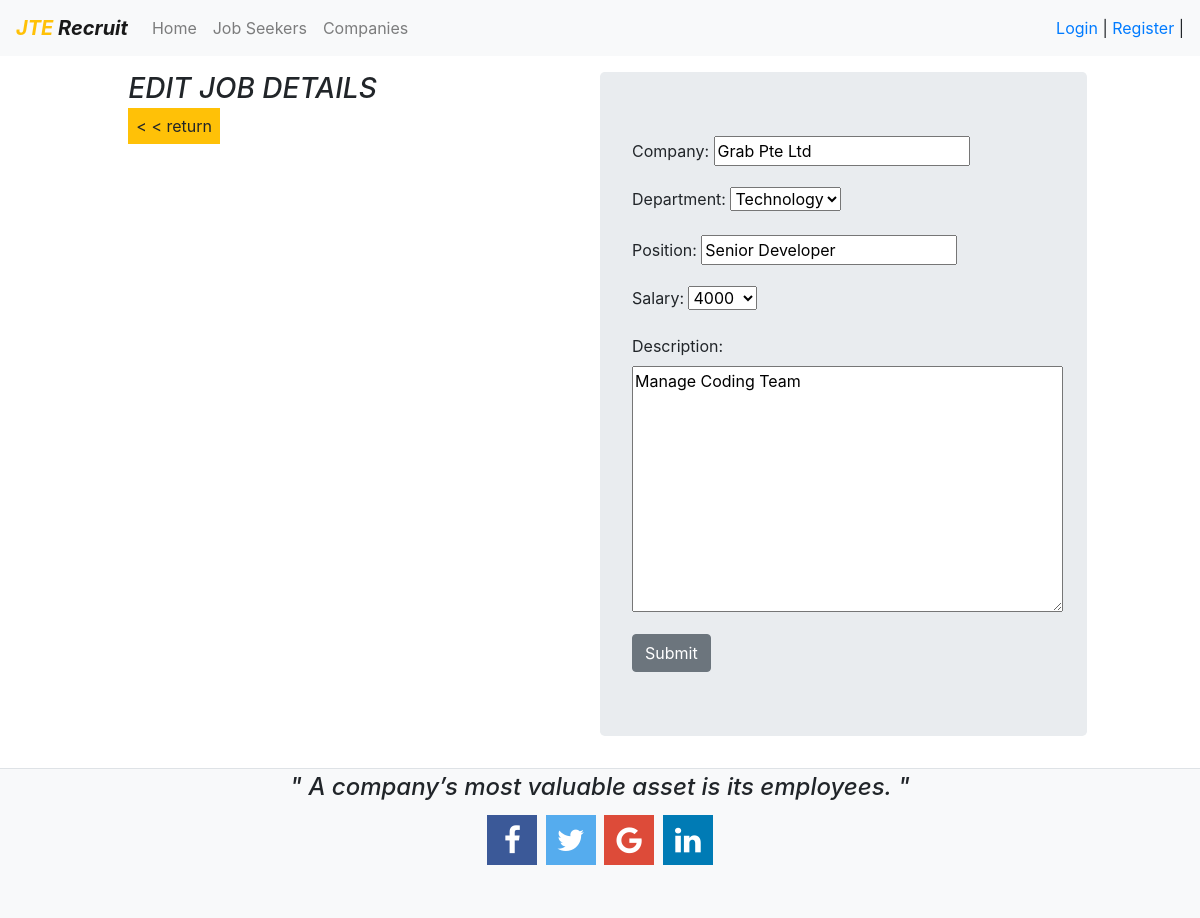
Before: /listing/edit_listing/5 with the older database file.
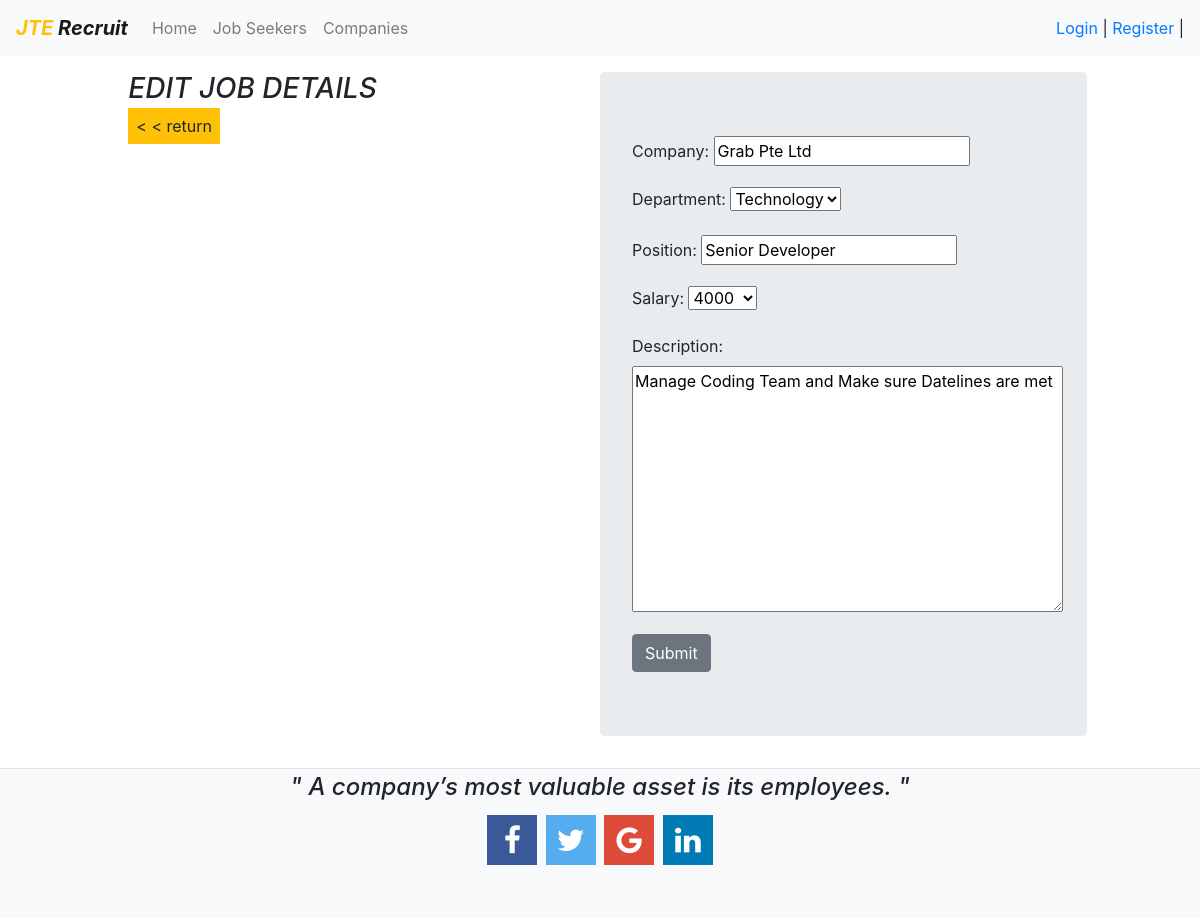
After: the same page with the newer database file.
### job_listing/models.py (models this page shows, shortened)
class job_database(models.Model):
    user = models.ForeignKey(
        MyUser, on_delete=models.CASCADE,
        null= False,
        blank = False
        )
    company = models.CharField(max_length=30)
    DEPARTMENT = [
        ('Sales','Sales'),
        ('HR ','HR'),
        ('Technology','Technology'),
        ('Accounts','Accounts'),
    ]
    department = models.CharField(
        max_length=15,
        choices=DEPARTMENT,
        default='Sales',
        blank=False
    )
    position = models.CharField(max_length=30)
    SALARY_CHOICES = [
        (2000,'2000'),
        (3000,'3000'),
        (4000,'4000'),
        (5000,'5000'),
        (6000,'6000'),
        (7000,'7000'),
        (8000,'8000'),
        (9000,'9000'),
        (10000,'10000'),
    ]
    salary = models.IntegerField(
        choices = SALARY_CHOICES,
        default = '4000'
    )
    description = models.TextField(max_length = 255)

### job_listing/views.py (the view)
# urls.py: path('edit_listing/<id>', edit_listing, name='edit_listing'),
def edit_listing(request, id):
    job = get_object_or_404(job_database, pk=id)
    if request.method == "POST":
        edit_job = Editjob(request.POST, instance=job)
        if edit_job.is_valid():
            edit_job.user = request.user
            edit_job.save()
            return redirect(show_listing)
    else:
        edit_job = Editjob(instance=job)
        return render(request, 'edit_listing.html',{
            'form': edit_job
        })
    return render(request, 'edit_listing.html')

### job_listing/forms.py
class Editjob(forms.ModelForm):
    class Meta:
        model = job_database
        fields = (
            'company',
            'department',
            'position',
            'salary',
            'description',
        )

### job_listing/templates/edit_listing.html (shortened to what this page needs)
{% extends 'base.html' %}
{% block content %}
    <div class="container-fluid pt-3">
        <div class='row justify-content-around px-3'>
            <div class='col-3 '>
                <h3><i>EDIT JOB DETAILS</i></h3>
                <a class='p-2 btn-warning' href="{% url 'show_listing' %}"> &lt &lt return</a>
            </div>
            <div class="col-5 jumbotron text-left">
                <form method='POST'>
                     {{ form.as_p }}
                     <input class='btn btn-secondary' type="submit">
                </form>
            </div>
        </div>
    </div>
{% endblock %}

Changed rows visible on the page:
changed job_database "Grab Pte Ltd": description "Manage Coding Team" → "Manage Coding Team and Make sure Datelines are met"
